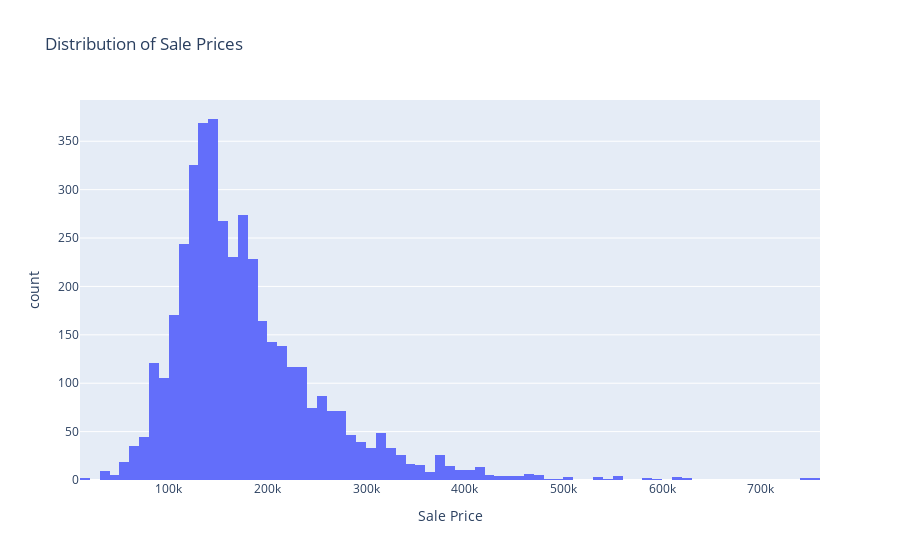

Source (notebook cell):
### Code cell
hist_fig = px.histogram(df_train, x='SalePrice', 
                        title='Distribution of Sale Prices',
                        labels={"SalePrice": "Sale Price"},
                        nbins=100)
hist_fig.show()

### Figure 1 — Plotly figure (JSON) as saved in the notebook; plotly's stock layout.template omitted (floating-point values rounded to 4 significant figures; data arrays with more than 128 entries replaced by an {"elided": "..."} marker saying what was removed)
{"data": [{"alignmentgroup": "True", "bingroup": "x", "hovertemplate": "Sale Price=%{x}<br>count=%{y}<extra></extra>", "legendgroup": "", "marker": {"color": "#636efa", "pattern": {"shape": ""}}, "name": "", "nbinsx": 100, "offsetgroup": "", "orientation": "v", "showlegend": false, "type": "histogram", "x": {"elided": "4197 float values"}, "xaxis": "x", "yaxis": "y"}], "layout": {"barmode": "relative", "legend": {"tracegroupgap": 0}, "title": {"text": "Distribution of Sale Prices"}, "xaxis": {"anchor": "y", "domain": [0, 1], "title": {"text": "Sale Price"}}, "yaxis": {"anchor": "x", "domain": [0, 1], "title": {"text": "count"}}}}
